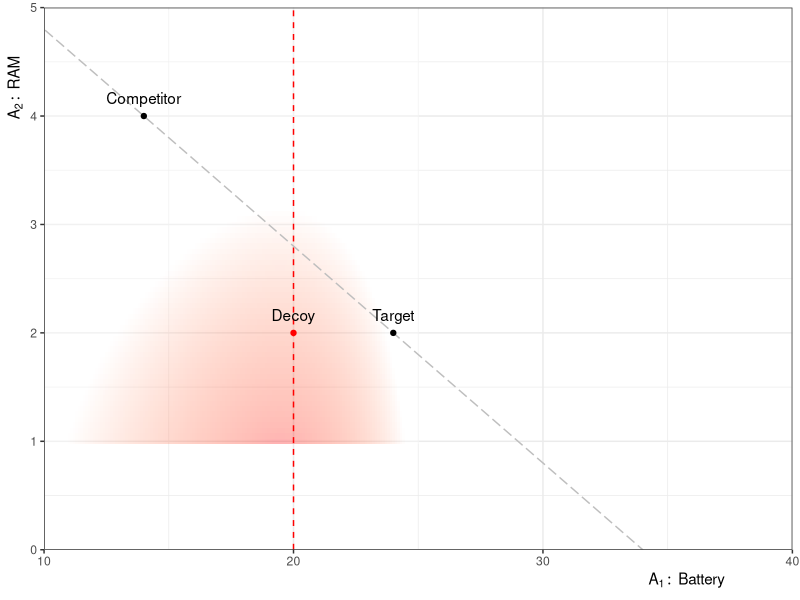
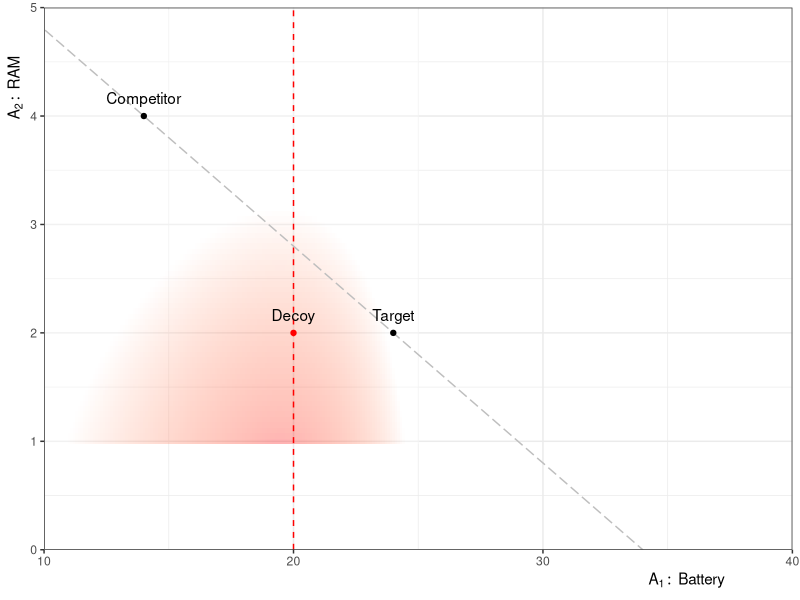

Source code (R) for these figures, in order:
# Code for building Figure 1 of the Paper
# Note that this does not depend on the data


library(ggplot2)
theme_set(theme_bw())

### Figure 1
dat <- data.frame(
	Type = c("Competitor", "Target", "Decoy"),
	Attribute1 = c(14, 24, 20),
	Attribute2 = c(4.0, 2.0, 2.0)
	)


# Ok, this is pretty hacky way of getting the contour thing.
lev <- function(x,y){
	#return( -.02*(x-20)^2 + -.05*(y-3)^2 )
	x <- x-9.2
	z <- -1 * (exp(.255*x)-3.5*x-1)-2*y^2
	return(z)
}
x <- seq(10, 25, by=.1)
y <- seq(1,5, by=.05)
xy <- expand.grid(x,y)
z <- lev(xy[1], xy[2])
xy <- cbind(xy,z)
names(xy) <- c("x","y", "z")
#xy[xy$x<11,] <- NA
#xy[xy$x>24,] <- NA
#xy[xy$y>3.4,] <- NA
# ggplot(aes(x,y, fill=z), data=xy) + geom_tile() 


# Basic idea for Figure 1 / but needs different data and perhaps differnt colours for the underlying tile.
p <- ggplot() +
	geom_tile(data=xy, aes(x=x, y=y, fill=z), alpha=.3) +
	scale_fill_gradientn(colours = c("white", "white", "white", "white", "red")) + # very ugly hack ;)
	geom_vline(xintercept=20, linetype=2, color="red") +
	geom_abline(intercept = 6.8, slope= -.2, color="grey", linetype=5) + 
	ylab( expression( A[2]:~RAM ) ) +
	xlab( expression( A[1]:~Battery ) ) +
  scale_x_continuous(limits=c(10,40), expand = c(0, 0)) +
  scale_y_continuous(limits=c(0,5), expand = c(0, 0)) +
	#ylim(c(1,5)) +
	#xlim(c(10,25)) +	
	geom_point(data = dat, aes(x=Attribute1, y=Attribute2, color=Type, label=Type), color=c("black", "black", "red")) +
	geom_text(data = dat, aes(x=Attribute1, y=Attribute2, color=Type, label=Type), color="black", vjust=-1) +
	theme(legend.position="none") +
	theme(axis.title.x=element_text(hjust=.9)) +
	theme(axis.title.y=element_text(hjust=.9)) 
	
print(p)

ggsave("figs/Figure1.pdf", p)
	
